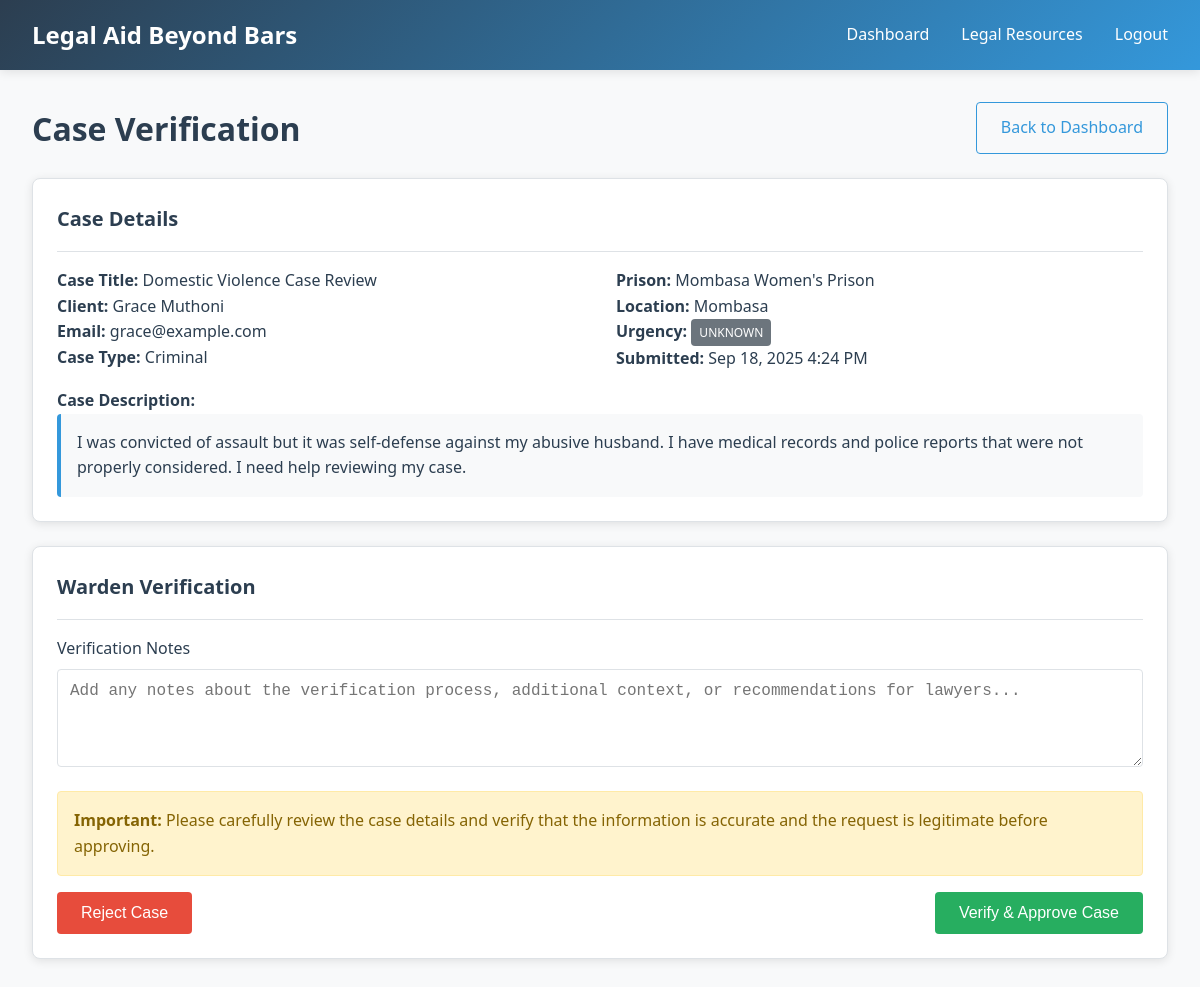
The app's page /verify_case.php?id=4 (signed in) with its own data.
### tables this page shows
CREATE TABLE cases (
    id INT PRIMARY KEY AUTO_INCREMENT,
    client_id INT NOT NULL,
    prison_id INT NOT NULL,
    case_title VARCHAR(200) NOT NULL,
    case_description TEXT NOT NULL,
    case_type ENUM('criminal', 'civil', 'family', 'other') NOT NULL,
    urgency_level ENUM('low', 'medium', 'high', 'critical') DEFAULT 'medium',
    status ENUM('pending', 'verified', 'assigned', 'in_progress', 'completed', 'rejected') DEFAULT 'pending',
    warden_id INT NULL,
    lawyer_id INT NULL,
    warden_notes TEXT NULL,
    lawyer_notes TEXT NULL,
    verified_at TIMESTAMP NULL,
    assigned_at TIMESTAMP NULL,
    created_at TIMESTAMP DEFAULT CURRENT_TIMESTAMP,
    updated_at TIMESTAMP DEFAULT CURRENT_TIMESTAMP ON UPDATE CURRENT_TIMESTAMP,
    FOREIGN KEY (client_id) REFERENCES users(id) ON DELETE CASCADE,
    FOREIGN KEY (prison_id) REFERENCES prisons(id),
    FOREIGN KEY (warden_id) REFERENCES users(id) ON DELETE SET NULL,
    FOREIGN KEY (lawyer_id) REFERENCES users(id) ON DELETE SET NULL
);

CREATE TABLE users (
    id INT PRIMARY KEY AUTO_INCREMENT,
    username VARCHAR(50) UNIQUE NOT NULL,
    email VARCHAR(100) UNIQUE NOT NULL,
    password_hash VARCHAR(255) NOT NULL,
    role ENUM('client', 'warden', 'lawyer', 'admin') NOT NULL,
    first_name VARCHAR(50) NOT NULL,
    last_name VARCHAR(50) NOT NULL,
    phone VARCHAR(20),
    prison_id INT NULL,
    is_approved BOOLEAN DEFAULT FALSE,
    created_at TIMESTAMP DEFAULT CURRENT_TIMESTAMP,
    updated_at TIMESTAMP DEFAULT CURRENT_TIMESTAMP ON UPDATE CURRENT_TIMESTAMP,
    FOREIGN KEY (prison_id) REFERENCES prisons(id) ON DELETE SET NULL
);

CREATE TABLE prisons (
    id INT PRIMARY KEY AUTO_INCREMENT,
    name VARCHAR(100) NOT NULL,
    location VARCHAR(100) NOT NULL,
    county VARCHAR(50) NOT NULL,
    contact_phone VARCHAR(20),
    created_at TIMESTAMP DEFAULT CURRENT_TIMESTAMP
);

### verify_case.php (the view, shortened to what this page needs)
<?php
require_once '../config/database.php';
require_once '../includes/functions.php';
$case_id = (int)$_GET['id'];
$success = '';
$stmt = $pdo->prepare("
    SELECT c.*, p.name as prison_name, p.location as prison_location,
           u.first_name as client_first_name, u.last_name as client_last_name, u.email as client_email
    FROM cases c
    JOIN prisons p ON c.prison_id = p.id
    JOIN users u ON c.client_id = u.id
    WHERE c.id = ? AND c.status = 'pending'
");
$stmt->execute([$case_id]);
$case = $stmt->fetch();
?>
<!DOCTYPE html>
<html lang="en">
<head>
    <link rel="stylesheet" href="../assets/css/style.css">
</head>
<body>
    <header class="header">
        <nav class="navbar">
            <div class="logo">Legal Aid Beyond Bars</div>
            <ul class="nav-links">
                <li><a href="warden.php">Dashboard</a></li>
                <li><a href="../legal/resources.php">Legal Resources</a></li>
                <li><a href="../auth/logout.php">Logout</a></li>
            </ul>
        </nav>
    </header>
    <div class="container">
        <div class="d-flex justify-content-between align-items-center mb-4">
            <h1>Case Verification</h1>
            <a href="warden.php" class="btn btn-outline">Back to Dashboard</a>
        </div>
        <?php if ($success): ?>
            <div class="alert alert-success">
                <?php echo $success; ?>
                <div class="mt-2">
                    <a href="warden.php" class="btn btn-primary">Return to Dashboard</a>
                </div>
            </div>
        <?php else: ?>
        <div class="card mb-4">
            <div class="card-header">
                <h3 class="card-title">Case Details</h3>
            </div>
            <div style="display: grid; grid-template-columns: 1fr 1fr; gap: 2rem;">
                <div>
                    <p><strong>Case Title:</strong> <?php echo htmlspecialchars($case['case_title']); ?></p>
                    <p><strong>Client:</strong> <?php echo htmlspecialchars($case['client_first_name'] . ' ' . $case['client_last_name']); ?></p>
                    <p><strong>Email:</strong> <?php echo htmlspecialchars($case['client_email']); ?></p>
                    <p><strong>Case Type:</strong> <?php echo ucfirst($case['case_type']); ?></p>
                </div>
                <div>
                    <p><strong>Prison:</strong> <?php echo htmlspecialchars($case['prison_name']); ?></p>
                    <p><strong>Location:</strong> <?php echo htmlspecialchars($case['prison_location']); ?></p>
                    <p><strong>Urgency:</strong> <?php echo get_urgency_badge($case['urgency_level']); ?></p>
                    <p><strong>Submitted:</strong> <?php echo format_date($case['created_at']); ?></p>
                </div>
            </div>
            <div class="mt-3">
                <h4>Case Description:</h4>
                <div style="background: #f8f9fa; padding: 1rem; border-radius: 4px; border-left: 4px solid var(--secondary-color);">
                    <?php echo nl2br(htmlspecialchars($case['case_description'])); ?>
                </div>
            </div>
        </div>
        <div class="card">
            <div class="card-header">
                <h3 class="card-title">Warden Verification</h3>
            </div>
            <form method="POST" action="">
                <div class="form-group">
                    <label for="warden_notes" class="form-label">Verification Notes</label>
                    <textarea id="warden_notes" name="warden_notes" class="form-control" rows="4"
                              placeholder="Add any notes about the verification process, additional context, or recommendations for lawyers..."></textarea>
                </div>
                <div class="alert alert-warning">
                    <strong>Important:</strong> Please carefully review the case details and verify that the information is accurate and the request is legitimate before approving.
                </div>
                <div class="d-flex justify-content-between">
                    <button type="submit" name="action" value="reject" class="btn btn-danger"
                            onclick="return confirm('Are you sure you want to reject this case?')">
                        Reject Case
                    </button>
                    <button type="submit" name="action" value="verify" class="btn btn-success"
                            onclick="return confirm('Are you sure you want to verify this case?')">
                        Verify & Approve Case
                    </button>
                </div>
            </form>
        </div>
        <?php endif; ?>
    </div>
</body>
</html>

### functions.php (shortened to what this page needs)
<?php
function format_date($date) {
    return date('M j, Y g:i A', strtotime($date));
}
function get_urgency_badge($urgency) {
    $badges = [
        'low' => '<span class="badge badge-success">Low</span>',
        'medium' => '<span class="badge badge-warning">Medium</span>',
        'high' => '<span class="badge badge-danger">High</span>',
        'critical' => '<span class="badge badge-dark">Critical</span>'
    ];
    return $badges[$urgency] ?? '<span class="badge badge-secondary">Unknown</span>';
}
?>

### style.css (style rules this page uses)
:root { --primary-color: #2c3e50; --secondary-color: #3498db; --success-color: #27ae60; --warning-color: #f39c12; --danger-color: #e74c3c; --light-bg: #f8f9fa; --dark-text: #2c3e50; --border-color: #dee2e6; }
* { margin: 0; padding: 0; box-sizing: border-box; }
body { font-family: 'Segoe UI', Tahoma, Geneva, Verdana, sans-serif; line-height: 1.6; color: var(--dark-text); background-color: var(--light-bg); }
.header { background: linear-gradient(135deg, var(--primary-color), var(--secondary-color)); color: white; padding: 1rem 0; box-shadow: 0 2px 10px rgba(0,0,0,0.1); }
.navbar { display: flex; justify-content: space-between; align-items: center; max-width: 1200px; margin: 0 auto; padding: 0 2rem; }
.logo { font-size: 1.5rem; font-weight: bold; }
.nav-links { display: flex; list-style: none; gap: 2rem; }
.nav-links a { color: white; text-decoration: none; transition: opacity 0.3s; }
.container { max-width: 1200px; margin: 0 auto; padding: 2rem; }
.card { background: white; border-radius: 8px; padding: 1.5rem; box-shadow: 0 2px 10px rgba(0,0,0,0.1); border: 1px solid var(--border-color); }
.card-header { border-bottom: 1px solid var(--border-color); padding-bottom: 1rem; margin-bottom: 1rem; }
.card-title { font-size: 1.25rem; font-weight: 600; color: var(--primary-color); }
.form-group { margin-bottom: 1rem; }
.form-label { display: block; margin-bottom: 0.5rem; font-weight: 500; }
.form-control { width: 100%; padding: 0.75rem; border: 1px solid var(--border-color); border-radius: 4px; font-size: 1rem; transition: border-color 0.3s; }
.btn { display: inline-block; padding: 0.75rem 1.5rem; border: none; border-radius: 4px; font-size: 1rem; font-weight: 500; text-decoration: none; text-align: center; cursor: pointer; transition: all 0.3s; }
.btn-success { background-color: var(--success-color); color: white; }
.btn-danger { background-color: var(--danger-color); color: white; }
.btn-outline { background-color: transparent; border: 1px solid var(--secondary-color); color: var(--secondary-color); }
.badge { display: inline-block; padding: 0.25rem 0.5rem; font-size: 0.75rem; font-weight: 500; border-radius: 4px; text-transform: uppercase; }
.badge-secondary { background-color: #6c757d; color: white; }
.alert { padding: 1rem; border-radius: 4px; margin-bottom: 1rem; }
.alert-warning { background-color: #fff3cd; border: 1px solid #ffeaa7; color: #856404; }
.mb-4 { margin-bottom: 1.5rem; }
.mt-3 { margin-top: 1rem; }
.d-flex { display: flex; }
.justify-content-between { justify-content: space-between; }
.align-items-center { align-items: center; }

### records on screen
cases: case_title "Domestic Violence Case Review", client.last_name "Grace Muthoni", client.email "grace@example.com", case_type "Criminal", prison.name "Mombasa Women's Prison", prison.location "Mombasa", urgency_level "UNKNOWN", created_at "Sep 18, 2025 4:24 PM", case_description "I was convicted of assault but it was self-defense against my abusive husband. I have medical records and police reports that were not properly considered. I need help reviewing my case."
